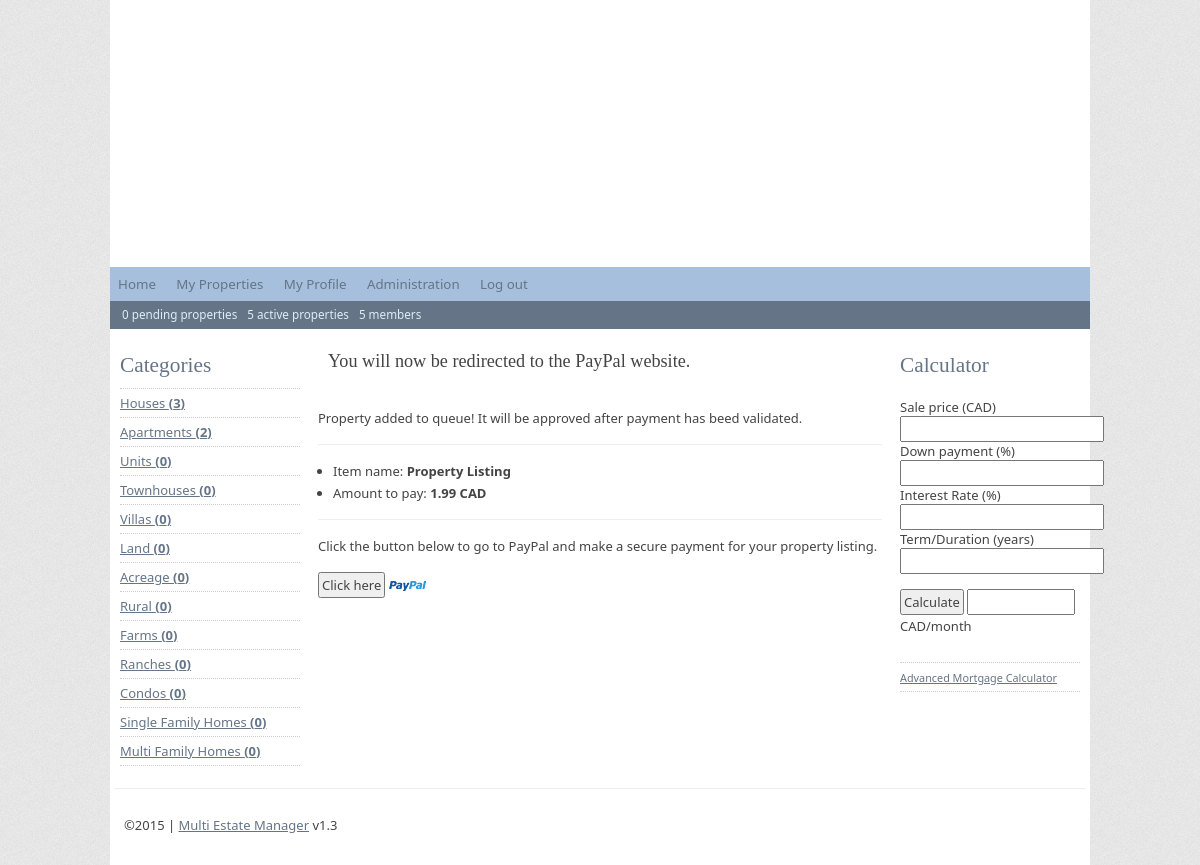
Screenshot of /pay.paypal.php (signed in) with the database file from the repository.
### tables this page shows
CREATE TABLE IF NOT EXISTS `categories` (
  `id` mediumint(9) NOT NULL AUTO_INCREMENT,
  `category` text NOT NULL,
  `description` text NOT NULL,
  PRIMARY KEY (`id`)
);

CREATE TABLE IF NOT EXISTS `settings` (
  `sid` tinyint(4) NOT NULL,
  `currency` text NOT NULL,
  `sitetitle` text NOT NULL,
  `email_paypal` text NOT NULL,
  `email_notify` text NOT NULL,
  `price` text NOT NULL,
  `free_listing` tinyint(1) NOT NULL,
  `header_image` text NOT NULL,
  `header_display` tinyint(4) NOT NULL
);

### includes/settings.php (called while the page is built, shortened)
<?php
$settings = mysql_query("SELECT * FROM settings");
?>

### modules/payment/paypal/paypal.class.php (the view, shortened to what this page needs)
<?php
class paypal_class {
   var $fields = array();
   function paypal_class() {
      $this->paypal_url = 'https://www.paypal.com/cgi-bin/webscr';
   }
   function add_field($field, $value) {
      $this->fields["$field"] = $value;
   }
   function submit_paypal_post() {
		echo "<h3>You will now be redirected to the PayPal website.</h3>\n";
		echo "<form method=\"post\" name=\"paypal_form\" action=\"".$this->paypal_url."\">\n";
			echo "<p>Property added to queue! It will be approved after payment has beed validated.</p>\n";
			echo "<ul>\n";
				echo "<li>Item name: <strong>".$this->fields['item_name']."</strong></li>\n";
				echo "<li>Amount to pay: <strong>".$this->fields['amount']." ".$this->fields['currency_code']."</strong></li>\n";
			echo "</ul>\n";
			echo "<p>Click the button below to go to PayPal and make a secure payment for your property listing.</p>\n";
			echo "<p><input type=\"submit\" value=\"Click here\" /> <img src=\"images/icon-text-paypal.png\" alt=\"\" class=\"icon\" /></p>\n";
		echo "</form>\n";
	}
}

### includes/sidebar.php
<div id="sidebar">
	<h2>Categories</h2>
	<ul class="subnav">
		<?php
		$result = mysql_query("SELECT * FROM categories ORDER BY id");
		while($row = mysql_fetch_array($result)) {
			$result1 = mysql_query("SELECT * FROM data WHERE category='".$row[1]."' AND approved=1",$database);
			$numres = mysql_num_rows($result1);
			echo '<li><a href="detail-category.php?category='.urlencode($row['category']).'">'.$row['category'].' <strong>('.$numres.')</strong></a></li>';
		}
		?>
	</ul>
</div>
<div id="sidebarright">
	<h2>Calculator</h2>
	<form action="<?php echo $_SERVER['PHP_SELF']; ?>">
		<div>Sale price (<?php echo CURRENCY;?>)<br /><input type="text" name="mcPrice" id="mcPrice" class="mortgageField" /></div>
		<div>Down payment (%)<br /><input type="text" name="mcDown" id="mcDown" class="mortgageField" /></div>
		<div>Interest Rate (%)<br /><input type="text" name="mcRate" id="mcRate" class="mortgageField" /></div>
		<div>Term/Duration (years)<br /><input type="text" name="mcTerm" id="mcTerm" class="mortgageField" /></div>
		<p>
			<input type="submit" id="mortgageCalc" onclick="return false" value="Calculate">
			<input type="text" name="mcPayment" id="mcPayment" class="mortgageAnswer" size="8" /> <?php echo CURRENCY; ?>/month
		</p>
	</form>
	<ul class="subnav">
		<li><a href="calculator-mortgage.php"><small>Advanced Mortgage Calculator</small></a></li>
	</ul>
</div>

### css/default.css (style rules this page uses)
body { font: 13px 'Segoe UI', Helvetica, sans-serif; color: #444444; margin: 20px; background: #eeeeee url('../images/noise.png') repeat; }
a { color: #657587; text-decoration: underline; }
input, select, textarea { font: 13px 'Segoe UI', Helvetica, sans-serif; color: #444; padding: 2px; }
html, body, p, ul, li { margin:0; padding:0; }
#sidebar { width: 180px; padding: 6px; float:left; }
#sidebar h2, #sidebarright h2 { margin:10px 0 10px 0; border:none; }
.subnav { border-top: 1px dotted #CCCCCC; margin-bottom: 16px; }
.subnav li { list-style: none; padding: 5px 5px 5px 0; border-bottom: 1px dotted #CCCCCC; }
#sidebarright { width: 180px; float:right; padding: 6px; }
p { margin:15px 0; line-height:22px; }
h2 { font-size: 16pt; font-weight: normal; font-family: Georgia, serif; color: #657587; border-bottom: 2px solid #f6f6f6; margin: 10px 0; }
h3 { font:140% Georgia, serif; margin:10px; }
#content ul { margin:15px 0 15px 0; line-height:22px; padding:15px 0 15px 15px; border-top:1px solid #eee; border-bottom:1px solid #eee; }
form { padding: 10px 0; }
p img { margin:0 10px 0 0; }
.icon { padding: 0; border: none; background-color: transparent; vertical-align: middle; }

### rows the page displays
categories: category "Houses", numres "3"
categories: category "Apartments", numres "2"
categories: category "Units", numres "0"
categories: category "Townhouses", numres "0"
categories: category "Villas", numres "0"
categories: category "Land", numres "0"
categories: category "Acreage", numres "0"
categories: category "Rural", numres "0"
categories: category "Farms", numres "0"
categories: category "Ranches", numres "0"
categories: category "Condos", numres "0"
categories: category "Single Family Homes", numres "0"
categories: category "Multi Family Homes", numres "0"
settings: price "1.99", currency "CAD"

### other values shown
$numresults_0 "0"
$numresults_1 "5"
$numresults_u "5"
CURRENCY "CAD"
$this->fields['item_name'] "Property Listing"
VERSION "1.3"
